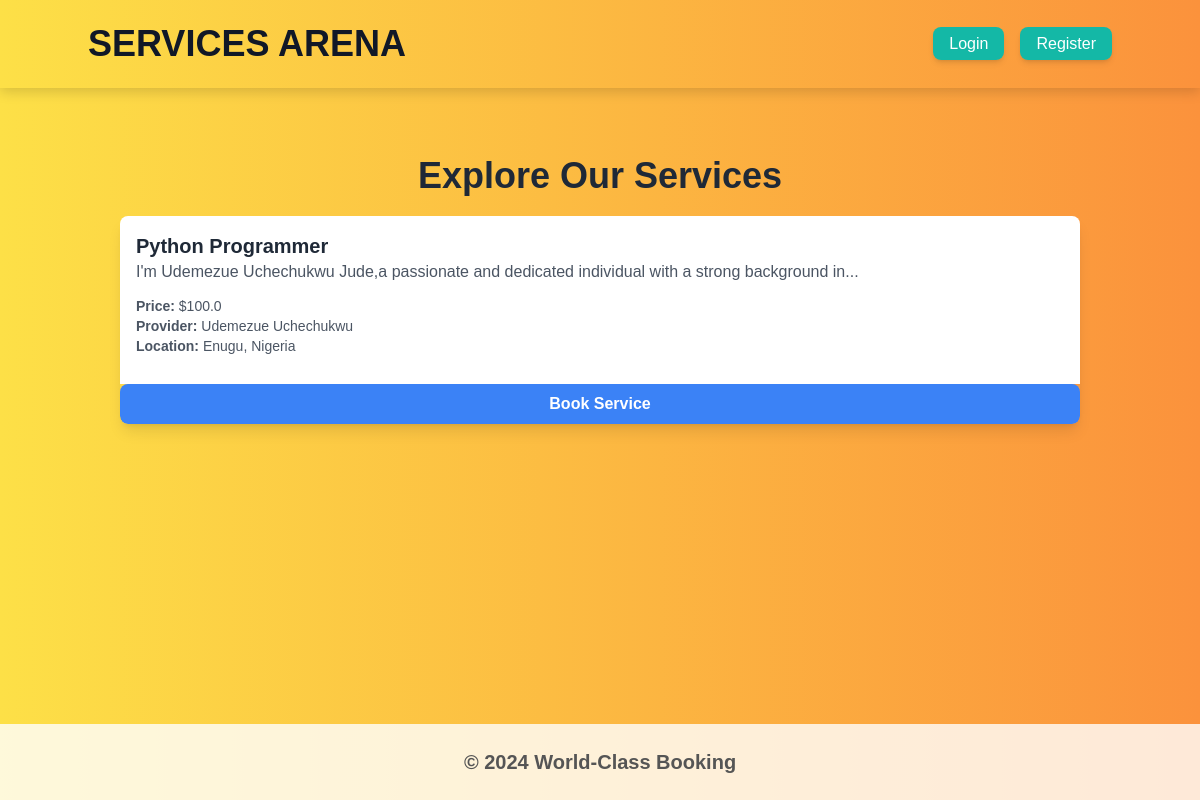
/services, run on the app's committed database.
### book/models.py (models this page shows, shortened)
class Service(db.Model):
    id = db.Column(db.Integer, primary_key=True)
    name = db.Column(db.String(150), nullable=False, unique=True)
    country = db.Column(db.String(100), nullable=False)
    description = db.Column(db.String(150), nullable=False)
    created_at = db.Column(db.DateTime, nullable=False, default=datetime.utcnow)
    updated_at = db.Column(db.DateTime, onupdate=datetime.utcnow)
    state = db.Column(db.String(100), nullable=True)
    provider_name = db.Column(db.String(300), db.ForeignKey('user.full_name'), nullable=False)
    provider = db.relationship('User', backref='services', foreign_keys=[provider_name])
    price = db.Column(db.Float, nullable=False)

### book/users/routes.py (the view)
@booking_system.route('/services')
def list_services():
    services = Service.query.all()
    return render_template('services.html', services=services)

### book/templates/services.html (shortened to what this page needs)
{% extends 'base.html' %}
{% block content %}
<div class="container mt-5">
    <h1 class="text-center mb-5 font-bold text-4xl text-gray-800">Explore Our Services</h1>
    <div class="row">
        {% if services %}
            {% for service in services %}
                <div class="col-lg-4 col-md-6 mb-4">
                    <div class="card h-100 border-0 shadow-lg rounded-lg overflow-hidden">
                        <div class="card-body p-4 bg-white">
                            <h5 class="card-title text-xl font-bold text-gray-800">{{ service.name }}</h5>
                            <p class="card-text text-gray-600 mb-3">{{ service.description | truncate(100) }}</p>
                            <div class="mb-3">
                                <p class="text-sm text-gray-600"><strong>Price:</strong> ${{ service.price }}</p>
                                <p class="text-sm text-gray-600"><strong>Provider:</strong> {{ service.provider_name }}</p>
                                <p class="text-sm text-gray-600"><strong>Location:</strong> {{ service.state }}, {{ service.country }}</p>
                            </div>
                        </div>
                        <div class="card-footer bg-transparent border-0">
                            <form action="{{ url_for('booking_system.book_service', service_name=service.name) }}" method="get" style="display: inline;">
                                <button type="submit" type="submit" class="w-full bg-blue-500 text-white font-semibold py-2 px-4 rounded-lg hover:bg-blue-700 transition duration-300" >
                                    Book Service
                                </button>
                            </form>
                        </div>
                    </div>
                </div>
            {% endfor %}
        {% else %}
            <p class="text-center text-xl text-gray-600">No services available at the moment.</p>
        {% endif %}
    </div>
</div>
{% endblock %}

### book/static/css/styles.css (style rules this page uses)
body { font-family: 'Arial', sans-serif; }
.card { border: none; border-radius: 10px; }
.card-title { font-size: 1.25rem; font-weight: bold; }

### book/templates/base.html (style rules this page uses)
body { background: linear-gradient(120deg, #f6d365, #fda085); }

### data on the page
Service: name "Python Programmer", description "I'm Udemezue Uchechukwu Jude,a passionate and dedicated individual with a strong background in...", price "100.0", provider_name "Udemezue Uchechukwu", state "Enugu", country "Nigeria"
